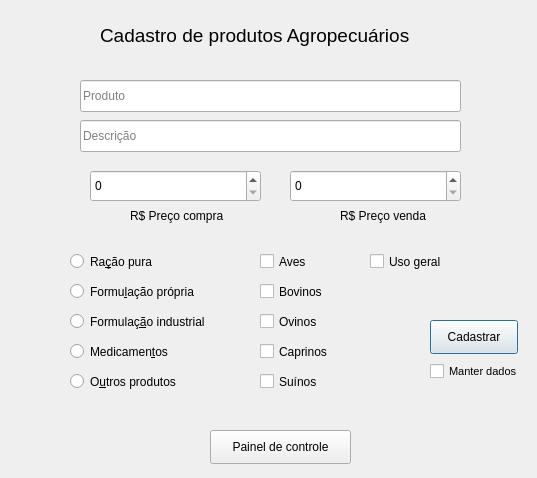
<?xml version="1.0" encoding="UTF-8"?>
<ui version="4.0">
 <class>cadastro</class>
 <widget class="QDialog" name="cadastro">
  <property name="geometry">
   <rect>
    <x>0</x>
    <y>0</y>
    <width>537</width>
    <height>478</height>
   </rect>
  </property>
  <property name="windowTitle">
   <string>Dialog</string>
  </property>
  <widget class="QLabel" name="register_title_screen">
   <property name="geometry">
    <rect>
     <x>100</x>
     <y>0</y>
     <width>361</width>
     <height>71</height>
    </rect>
   </property>
   <property name="font">
    <font>
     <pointsize>14</pointsize>
    </font>
   </property>
   <property name="text">
    <string>Cadastro de produtos Agropecuários</string>
   </property>
  </widget>
  <widget class="QLineEdit" name="input_product">
   <property name="geometry">
    <rect>
     <x>80</x>
     <y>80</y>
     <width>381</width>
     <height>32</height>
    </rect>
   </property>
   <property name="toolTip">
    <string/>
   </property>
   <property name="text">
    <string/>
   </property>
   <property name="placeholderText">
    <string extracomment="Nome">Produto</string>
   </property>
  </widget>
  <widget class="QLineEdit" name="input_description">
   <property name="geometry">
    <rect>
     <x>80</x>
     <y>120</y>
     <width>381</width>
     <height>32</height>
    </rect>
   </property>
   <property name="placeholderText">
    <string>Descrição</string>
   </property>
  </widget>
  <widget class="QPushButton" name="register_button">
   <property name="geometry">
    <rect>
     <x>430</x>
     <y>320</y>
     <width>88</width>
     <height>34</height>
    </rect>
   </property>
   <property name="text">
    <string>Cadastrar</string>
   </property>
  </widget>
  <widget class="QSpinBox" name="input_sell_price">
   <property name="geometry">
    <rect>
     <x>290</x>
     <y>170</y>
     <width>171</width>
     <height>32</height>
    </rect>
   </property>
   <property name="cursor">
    <cursorShape>IBeamCursor</cursorShape>
   </property>
   <property name="whatsThis">
    <string/>
   </property>
   <property name="accessibleName">
    <string/>
   </property>
   <property name="specialValueText">
    <string/>
   </property>
   <property name="prefix">
    <string/>
   </property>
   <property name="maximum">
    <number>999999</number>
   </property>
   <property name="value">
    <number>0</number>
   </property>
  </widget>
  <widget class="QSpinBox" name="input_buy_price">
   <property name="geometry">
    <rect>
     <x>90</x>
     <y>170</y>
     <width>171</width>
     <height>32</height>
    </rect>
   </property>
   <property name="cursor">
    <cursorShape>IBeamCursor</cursorShape>
   </property>
   <property name="whatsThis">
    <string/>
   </property>
   <property name="accessibleName">
    <string/>
   </property>
   <property name="specialValueText">
    <string/>
   </property>
   <property name="prefix">
    <string/>
   </property>
   <property name="maximum">
    <number>999999</number>
   </property>
   <property name="value">
    <number>0</number>
   </property>
  </widget>
  <widget class="QLabel" name="register_title_screen_2">
   <property name="geometry">
    <rect>
     <x>130</x>
     <y>200</y>
     <width>111</width>
     <height>31</height>
    </rect>
   </property>
   <property name="font">
    <font>
     <pointsize>9</pointsize>
    </font>
   </property>
   <property name="text">
    <string>R$ Preço compra</string>
   </property>
  </widget>
  <widget class="QLabel" name="register_title_screen_3">
   <property name="geometry">
    <rect>
     <x>340</x>
     <y>200</y>
     <width>121</width>
     <height>31</height>
    </rect>
   </property>
   <property name="font">
    <font>
     <pointsize>9</pointsize>
    </font>
   </property>
   <property name="text">
    <string>R$ Preço venda</string>
   </property>
  </widget>
  <widget class="QRadioButton" name="radioButton">
   <property name="geometry">
    <rect>
     <x>70</x>
     <y>250</y>
     <width>112</width>
     <height>23</height>
    </rect>
   </property>
   <property name="toolTip">
    <string>Milho, Soja, Algodão...</string>
   </property>
   <property name="text">
    <string>Ra&amp;ção pura</string>
   </property>
  </widget>
  <widget class="QRadioButton" name="radioButton_2">
   <property name="geometry">
    <rect>
     <x>70</x>
     <y>280</y>
     <width>151</width>
     <height>23</height>
    </rect>
   </property>
   <property name="toolTip">
    <string/>
   </property>
   <property name="text">
    <string>Formu&amp;lação própria</string>
   </property>
  </widget>
  <widget class="QRadioButton" name="radioButton_4">
   <property name="geometry">
    <rect>
     <x>70</x>
     <y>340</y>
     <width>141</width>
     <height>23</height>
    </rect>
   </property>
   <property name="text">
    <string>Medicamen&amp;tos</string>
   </property>
  </widget>
  <widget class="QCheckBox" name="checkBox">
   <property name="geometry">
    <rect>
     <x>260</x>
     <y>250</y>
     <width>95</width>
     <height>23</height>
    </rect>
   </property>
   <property name="text">
    <string>Aves</string>
   </property>
  </widget>
  <widget class="QCheckBox" name="checkBox_2">
   <property name="geometry">
    <rect>
     <x>260</x>
     <y>280</y>
     <width>95</width>
     <height>23</height>
    </rect>
   </property>
   <property name="text">
    <string>Bovinos</string>
   </property>
  </widget>
  <widget class="QCheckBox" name="checkBox_3">
   <property name="geometry">
    <rect>
     <x>260</x>
     <y>310</y>
     <width>95</width>
     <height>23</height>
    </rect>
   </property>
   <property name="text">
    <string>Ovinos</string>
   </property>
  </widget>
  <widget class="QCheckBox" name="checkBox_4">
   <property name="geometry">
    <rect>
     <x>260</x>
     <y>340</y>
     <width>95</width>
     <height>23</height>
    </rect>
   </property>
   <property name="text">
    <string>Caprinos</string>
   </property>
  </widget>
  <widget class="QRadioButton" name="radioButton_5">
   <property name="geometry">
    <rect>
     <x>70</x>
     <y>310</y>
     <width>171</width>
     <height>23</height>
    </rect>
   </property>
   <property name="text">
    <string>Formulaç&amp;ão industrial</string>
   </property>
  </widget>
  <widget class="QRadioButton" name="radioButton_6">
   <property name="geometry">
    <rect>
     <x>70</x>
     <y>370</y>
     <width>141</width>
     <height>23</height>
    </rect>
   </property>
   <property name="text">
    <string>O&amp;utros produtos</string>
   </property>
  </widget>
  <widget class="QCheckBox" name="checkBox_5">
   <property name="geometry">
    <rect>
     <x>260</x>
     <y>370</y>
     <width>95</width>
     <height>23</height>
    </rect>
   </property>
   <property name="text">
    <string>Suínos</string>
   </property>
  </widget>
  <widget class="QCheckBox" name="checkBox_7">
   <property name="geometry">
    <rect>
     <x>370</x>
     <y>250</y>
     <width>95</width>
     <height>23</height>
    </rect>
   </property>
   <property name="text">
    <string>Uso geral</string>
   </property>
  </widget>
  <widget class="QCheckBox" name="checkBox_6">
   <property name="geometry">
    <rect>
     <x>430</x>
     <y>360</y>
     <width>121</width>
     <height>23</height>
    </rect>
   </property>
   <property name="font">
    <font>
     <pointsize>8</pointsize>
    </font>
   </property>
   <property name="text">
    <string>Manter dados</string>
   </property>
  </widget>
  <widget class="QPushButton" name="control_screen">
   <property name="geometry">
    <rect>
     <x>210</x>
     <y>430</y>
     <width>141</width>
     <height>34</height>
    </rect>
   </property>
   <property name="text">
    <string>Painel de controle</string>
   </property>
  </widget>
 </widget>
 <resources/>
 <connections/>
</ui>
